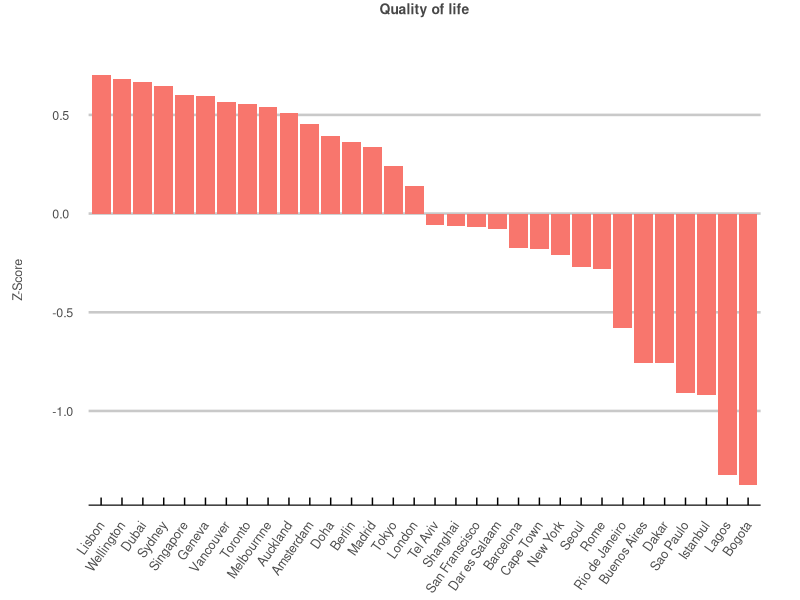
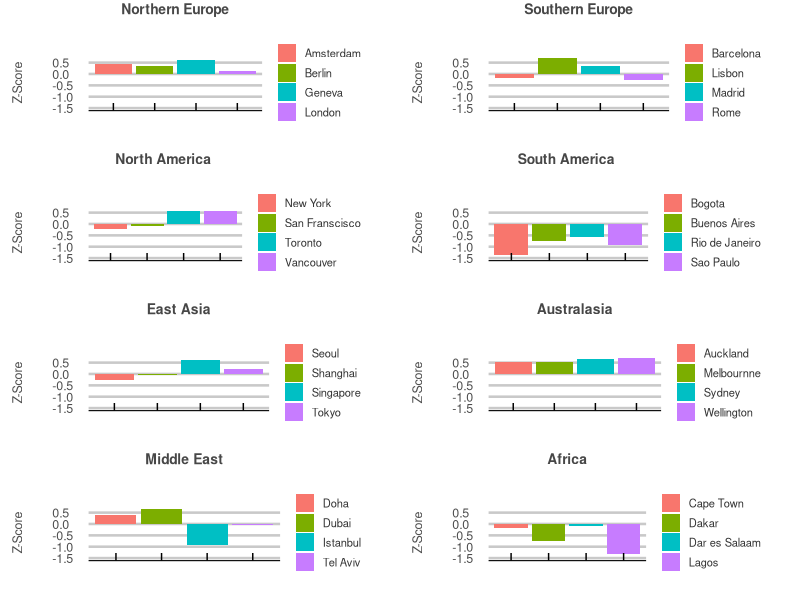

The R script that drew these images, in order:
## ---- chunk 1

library(tidyverse)
library(dplyr)
library(ggplot2)
library(ggthemes)
library(tidyverse)
library(gridExtra)

# gets the z scores. 
get_z_scores <- function(col) {
  avg <- mean(col)
  sd <- sd(col)
  z_scores <- list()
  for(i in 1:length(col)) {
    z_scores[i] <- (col[i] - avg) / sd
  }
  return(unlist(z_scores))
}

# gets the index averages. 
get_avg <- function(z_scores) {
  measures = tibble(z_scores = character())
  for(i in 1:length(z_scores)) {
    measures[i,] = z_scores[i]
  }
  measure_length <- nrow(measures)
  row_length <- length(eval(parse(text=z_scores[1])))
  
  data <- tibble(city=cities)
  for(i in 1:measure_length) {
    data[,i+1] <- eval(parse(text=z_scores[i]))
  }
  avg <- list()
  for(i in 1:row_length) {
    avg[i] <- rowMeans(data[i,-1])
  }
  return(unlist(avg))
}

# a list of cities to be analyzed
cities <- c("London", "Amsterdam", "Geneva", "Berlin",
            "Barcelona", "Madrid", "Lisbon", "Rome",
            "Vancouver", "Toronto", "New York", "San Franscisco",
            "Singapore", "Shanghai", "Tokyo", "Seoul",
            "Wellington", "Auckland", "Sydney", "Melbournne",
            "Buenos Aires", "Bogota", "Rio de Janeiro", "Sao Paulo",
            "Tel Aviv", "Dubai", "Doha", "Istanbul",
            "Cape Town", "Lagos", "Dar es Salaam", "Dakar")


# a list of corresponding regions 
regions <- c(rep("Northern Europe", 4), rep("Southern Europe", 4), rep("North America", 4), rep("East Asia", 4), rep("Australasia", 4), rep("South America", 4), rep("Middle East", 4), rep("Africa", 4))


# 1) Wikepedia - km2 - https://www.wikipedia.org/
population_density <- get_z_scores(c(5598, 4908, 12000, 4048,
                                     16000, 5337, 5445.7, 2236,
                                     5749, 4427.8, 10194, 6655.4,
                                     7804, 4200, 6363, 16000,
                                     900, 1210, 2037, 503.472,
                                     13680, 17755, 5377, 7216.3,
                                     7606, 2200, 7200, 6042,
                                     3018, 6871, 3600, 12000))

# 2) Numbeo - Average Monthly Net Salary (After Tax) USD - https://www.numbeo.com/cost-of-living/city_price_rankings?itemId=105
average_wage <- get_z_scores(c(4238.68, 4195.81, 6171.96, 3448.71,
                               2039.94, 2804.49, 1247, 1942.00,
                               3288.54, 3356.11, 6530.28, 6133.08,
                               5117.62, 1355.62, 2630.64, 2966.22,
                               2644.28, 3326.10, 4109.44, 3465.38,
                               403.17, 364.45, 399.80, 491.76,
                               3060.60, 4466.80, 3622.63, 497.92,
                               1386.72, 160.42, 251.19, 470.43))

# 3) Numbeo - Cost of Living Index - https://www.numbeo.com/cost-of-living/rankings_current.jsp
cost_of_living <- get_z_scores(c(85.5, 69.9, 116.4, 72.3,
                                 59.2, 53.9, 53.7, 66.1,
                                 73.9, 73.0, 100.0, 97.7,
                                 87.3, 43.6, 58.4, 78.0,
                                 76.2, 79.2, 82.4, 80.3,
                                 30.0, 29.7, 42.3, 44.1,
                                 76.0, 65.7, 58.6, 33.2,
                                 36.5, 25.5, 28.8, 48.2))

# 4) HUGSI - global ranking - https://www.hugsi.green/ranking
green <- get_z_scores(c(91, 233, 53, 125,
                        96, 239, 95, 147,
                        105, 110, 242, 256,
                        213, 141, 263, 227,
                        188, 188, 180, 203,
                        264, 267, 134, 211,
                        262, 278, 278, 234,
                        237, 273, 58, 266))

# 5) Worldwide Governance Indicators - 2020 Estimate - z scores - https://info.worldbank.org/governance/wgi/
government <- get_z_scores(c(1.38, 1.85, 2.02, 1.36,
                             0.89, 0.89, 1.02, 0.4,
                             1.64, 1.64, 1.32, 1.32,
                             2.34, 0.65, 1.6, 1.42,
                             1.59, 1.59, 1.62, 1.62,
                             -0.22, 0.04,-0.447, -0.447,
                             1.1, 1.33, 0.91, -0.04,
                             0.3, -1.03, -0.77, 0.01))

# 6) Numbeo - Safety Index 2023 - https://www.numbeo.com/crime/rankings.jsp
saftey <- get_z_scores(c(46.1, 70.9, 69.4, 56.5,
                         49.3, 72.5, 66.9, 46.9,
                         59.1, 57.3, 50.5, 38.6,
                         76.9, 69.7, 76.0, 75.2,
                         66.5, 50.7, 65.7, 56.0,
                         36.8, 33.8, 22.4, 29.4,
                         73.3, 83.8, 86.0, 52.2,
                         26.3, 32.3, 42.47, 59.25))

# 7) Numbeo - pollution index 2023 - https://www.numbeo.com/pollution/rankings.jsp
pollution <- get_z_scores(c(57.7, 25.1, 25.5, 39.4,
                            65.2, 40.0, 27.7, 117.8,
                            26.6, 37.2, 57.9, 50.2,
                            33.0, 73.1, 42.6, 58.9,
                            22.8, 31.0, 30.5, 28.4,
                            52.4, 70.2, 67.4, 79.0,
                            46.7, 48.5, 59.8, 119.8,
                            38.9, 89.4, 72.85, 97.07))

# 8) Wikepedia - cities by sunshine duration - https://en.wikipedia.org/wiki/List_of_cities_by_sunshine_duration
sunshine <- get_z_scores(c(1633, 1662, 1887, 1626,
                           2591, 2769, 2806, 2473,
                           1937.6, 2066.4, 2534.7, 3061.7,
                           2022.4, 1775.8, 1876.7, 2066.0,
                           2058.7, 2003.1, 2468.1, 2362.6,
                           2525.2, 1328.0, 2187.3, 1893.5,
                           3311.0, 3508.7, 3508.7, 2218,
                           3094.0, 1845.4, 2815.0, 3078.0))

# 9) the global economy - Political stability index - https://www.theglobaleconomy.com/rankings/wb_political_stability/
stability <- get_z_scores(c(0.54, 0.92, 1.13, 0.76,
                            0.58, 0.58, 0.95, 0.58,
                            0.94, 0.94, 0, 0,
                            1.49, -0.48, 1.03, 0.66,
                            1.44, 1.44, 0.85, 0.85,
                            -0.11, -0.91, -0.49, -0.49,
                            -1.06, 0.65, 0.96, -1.1,
                            -0.71, -1.78, -0.44, -0.17))


# make bad things or rankings negative
population_density <- -population_density
cost_of_living <- -cost_of_living
green <- -green
pollution <- -pollution


# weights
weight_1 <- 1.5
Weight_2 <- 1.25


# times the most important (psychological/mental health based) factors by 3
population_density <- population_density*weight_1
green <- green*weight_1
pollution <- pollution*weight_1


# times the next most important factors by 2
saftey <- saftey*Weight_2
government <- government*Weight_2
stability <- stability*Weight_2


# a list of non-adjusted indicators to be averaged for a total score (categories plots)
indicators <- c("population_density", "average_wage", "cost_of_living", 
                "green", "government", "saftey", 
                "pollution", "sunshine", "stability")


# returns the row averages of multiple columns. 
get_avg <- function(z_scores) {
  measures = tibble(z_scores = character())
  for(i in 1:length(z_scores)) {
    measures[i,] = z_scores[i]
  }
  measure_length <- nrow(measures)
  row_length <- length(eval(parse(text=z_scores[1])))
  
  data <- tibble(city=cities)
  for(i in 1:measure_length) {
    data[,i+1] <- eval(parse(text=z_scores[i]))
  }
  avg <- list()
  for(i in 1:row_length) {
    avg[i] <- rowMeans(data[i,-1])
  }
  return(unlist(avg))
}


# creates a dataframe of the non-adjusted data. 
df <- tibble("City" = cities,
             "Region" = regions,
             "Population Density" = population_density,
             "Average Wage" = average_wage,
             "Cost of Living" = cost_of_living,
             "Green" = green,
             "Government" = government,
             "Saftey" = saftey,
             "Pollution" = pollution,
             "Sunishine" = sunshine,
             "Stability" = stability,
             "Total" = get_avg(indicators))


# creates a personal theme for data visualization. 
my_theme <- theme_economist_white(gray_bg = FALSE) +
  theme(plot.title = element_text(hjust = 0.5,
                                  vjust = 10,
                                  size = 10,
                                  color = "#474747"),
        plot.margin = unit(c(1, 1, 1, 1), "cm"),
        axis.text = element_text(size = 9,
                                 color = "gray30"),
        axis.text.x=element_text(angle = 55, hjust = 1, size = 9, vjust=0.5,
                                 margin=margin(-15,0,0,0)),
        axis.title.x = element_text(size = 8,
                                    color = "gray30",
                                    vjust = -2.5),
        axis.title.y = element_text(size = 9,
                                    color = "gray30",
                                    vjust = 10),
        legend.direction = "vertical", 
        legend.position = "right",
        legend.title = element_blank(),
        legend.text = element_text(size = 8,
                                   color = "gray20"),
        legend.margin=margin(0, 0, 0, 0),
        legend.spacing.x = unit(0.5, "cm"),
        legend.key.size = unit(0.5, "cm"), 
        legend.key.height = unit(0.5, "cm"),
        strip.text = element_text(hjust = 0,
                                  vjust = 0,
                                  size = 9,
                                  color = "#474747"),
        panel.spacing = unit(2, "lines"))

## ---- chunk 2

# total score 
df %>%
  ggplot(aes(x = reorder(City, -Total), y=Total, fill = "red")) +
  geom_bar(stat = "identity", position = "dodge") +
  ggtitle("Quality of life") +
  ylab("Z-Score") +
  my_theme + 
  theme(axis.title.x=element_blank(),
        legend.position="none",
        axis.text.x = element_text(angle = 55, vjust = 0.5, hjust=1))


## ---- chunk 3

y_lim <- c(-1.5, 0.75)

# Northern Europe 
p1 <- df %>%
  filter(Region == "Northern Europe") %>%
  ggplot(aes(x = City, y = Total, fill = City)) +
  geom_bar(stat = "identity", position = "dodge") +
  ggtitle("Northern Europe") +
  ylab("Z-Score") +
  ylim(y_lim) +
  my_theme + 
  theme(axis.title.x=element_blank(),
        axis.text.x = element_blank())

# Southern Europe 
p2 <- df %>%
  filter(Region == "Southern Europe") %>%
  ggplot(aes(x = City, y = Total, fill = City)) +
  geom_bar(stat = "identity", position = "dodge") +
  ggtitle("Southern Europe") +
  ylab("Z-Score") +
  ylim(y_lim) +
  my_theme + 
  theme(axis.title.x=element_blank(),
        axis.text.x = element_blank())

# North America 
p3 <- df %>%
  filter(Region == "North America") %>%
  ggplot(aes(x = City, y = Total, fill = City)) +
  geom_bar(stat = "identity", position = "dodge") +
  ggtitle("North America ") +
  ylab("Z-Score") +
  ylim(y_lim) +
  my_theme + 
  theme(axis.title.x=element_blank(),
        axis.text.x = element_blank())

# South America 
p4 <- df %>%
  filter(Region == "South America") %>%
  ggplot(aes(x = City, y = Total, fill = City)) +
  geom_bar(stat = "identity", position = "dodge") +
  ggtitle("South America ") +
  ylab("Z-Score") +
  ylim(y_lim) +
  my_theme + 
  theme(axis.title.x=element_blank(),
        axis.text.x = element_blank())

# East Asia
p5 <- df %>%
  filter(Region == "East Asia") %>%
  ggplot(aes(x = City, y = Total, fill = City)) +
  geom_bar(stat = "identity", position = "dodge") +
  ggtitle("East Asia") +
  ylab("Z-Score") +
  ylim(y_lim) +
  my_theme + 
  theme(axis.title.x=element_blank(),
        axis.text.x = element_blank())

# Australasia 
p6 <- df %>%
  filter(Region == "Australasia") %>%
  ggplot(aes(x = City, y = Total, fill = City)) +
  geom_bar(stat = "identity", position = "dodge") +
  ggtitle("Australasia") +
  ylab("Z-Score") +
  ylim(y_lim) +
  my_theme + 
  theme(axis.title.x=element_blank(),
        axis.text.x = element_blank())


# Middle East
p7 <- df %>%
  filter(Region == "Middle East") %>%
  ggplot(aes(x = City, y = Total, fill = City)) +
  geom_bar(stat = "identity", position = "dodge") +
  ggtitle("Middle East") +
  ylab("Z-Score") +
  ylim(y_lim) +
  my_theme + 
  theme(axis.title.x=element_blank(),
        axis.text.x = element_blank())

# Africa
p8 <- df %>%
  filter(Region == "Africa") %>%
  ggplot(aes(x = City, y = Total, fill = City)) +
  geom_bar(stat = "identity", position = "dodge") +
  ggtitle("Africa") +
  ylab("Z-Score") +
  ylim(y_lim) +
  my_theme + 
  theme(axis.title.x=element_blank(),
        axis.text.x = element_blank())


grid.arrange(p1, p2, p3, p4, p5, p6, p7, p8, ncol=2)
